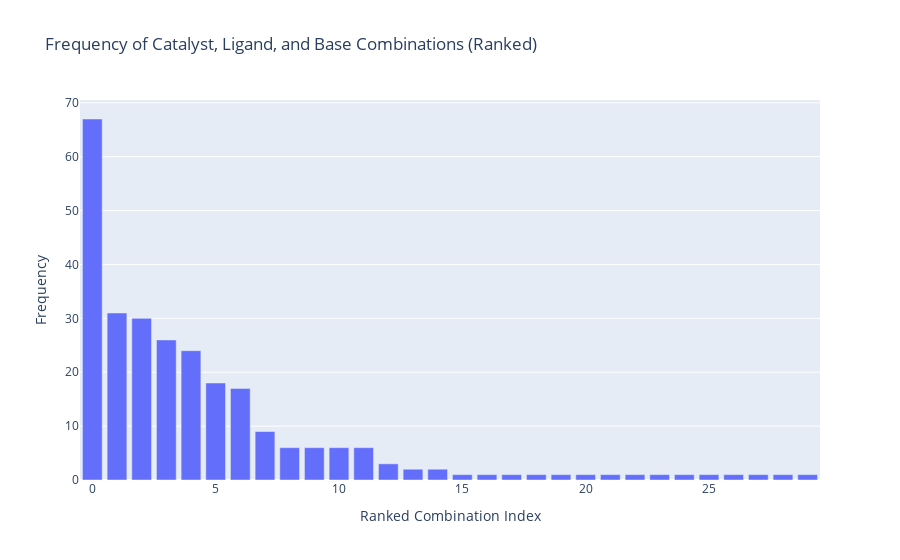

Notebook source saved alongside this figure:
### Code cell
import pandas as pd
import plotly.express as px

# Load the cleaned data
file_path = '../final_cleaned_Reaxys_data.xlsx'
data = pd.read_excel(file_path)

# Fill NaN values with 'None' to ensure combinations with missing values are counted
data = data.fillna('None')

# Count the frequency of each unique combination of Catalyst, Ligand, and Base
combination_counts = data.groupby(['Catalyst', 'Ligand', 'Base']).size().reset_index(name='Frequency')

# Sort combinations by frequency in descending order
combination_counts = combination_counts.sort_values(by='Frequency', ascending=False).reset_index(drop=True)

# Create a hover text with details of each combination
combination_counts['Hover Text'] = (
    'Catalyst: ' + combination_counts['Catalyst'] +
    '<br>Ligand: ' + combination_counts['Ligand'] +
    '<br>Base: ' + combination_counts['Base'] +
    '<br>Frequency: ' + combination_counts['Frequency'].astype(str)
)

# Plot an interactive histogram
fig = px.bar(
    combination_counts,
    x=combination_counts.index,  # Ranked combinations by frequency
    y='Frequency',
    hover_data={'Hover Text': True, 'Frequency': False},
    labels={'x': 'Ranked Combination Index', 'Frequency': 'Frequency'},
    title='Frequency of Catalyst, Ligand, and Base Combinations (Ranked)'
)

# Customize hover text to display combination details
fig.update_traces(hovertemplate='%{customdata[0]}')

# Customize layout
fig.update_layout(
    xaxis_title='Ranked Combination Index',
    yaxis_title='Frequency',
    hoverlabel=dict(bgcolor="white", font_size=12, font_family="Arial")
)

# Show the plot
fig.show()

### Figure 1 — Plotly figure (JSON) as saved in the notebook; plotly's stock layout.template omitted (floating-point values rounded to 4 significant figures)
{"data": [{"alignmentgroup": "True", "customdata": [["Catalyst: tetrakis(triphenylphosphine) palladium(0)<br>Ligand: None<br>Base: potassium carbonate<br>Frequency: 67"], ["Catalyst: Pd-BNP<br>Ligand: None<br>Base: triethylamine<br>Frequency: 31"], ["Catalyst: bis(dibenzylideneacetone)-palladium(0)<br>Ligand: (R)-4-(dimethylamino)-2,6- dimethyldinaphtho[2,1-d:1',2'f][1,3,2]-dioxaphosphepine<br>Base: potassium carbonate<br>Frequency: 30"], ["Catalyst: palladium diacetate<br>Ligand: triphenylphosphine<br>Base: potassium carbonate<br>Frequency: 26"], ["Catalyst: tris-(dibenzylideneacetone)dipalladium(0)<br>Ligand: trifuran-2-yl-phosphane<br>Base: lithium tert-butoxide<br>Frequency: 24"], ["Catalyst: None<br>Ligand: None<br>Base: lithium tert-butoxide<br>Frequency: 18"], ["Catalyst: tetrakis(triphenylphosphine) palladium(0)<br>Ligand: None<br>Base: caesium carbonate<br>Frequency: 17"], ["Catalyst: bis(dibenzylideneacetone)-palladium(0)<br>Ligand: dicyclohexyl-(2',6'-dimethoxybiphenyl-2-yl)-phosphane<br>Base: lithium tert-butoxide<br>Frequency: 9"], ["Catalyst: None<br>Ligand: None<br>Base: None<br>Frequency: 6"], ["Catalyst: None<br>Ligand: None<br>Base: potassium carbonate<br>Frequency: 6"], ["Catalyst: bis(dibenzylideneacetone)-palladium(0)<br>Ligand: ruphos<br>Base: lithium tert-butoxide<br>Frequency: 6"], ["Catalyst: tris-(dibenzylideneacetone)dipalladium(0)<br>Ligand: XPhos<br>Base: lithium tert-butoxide<br>Frequency: 6"], ["Catalyst: tris(dibenzylideneacetone)dipalladium(0) chloroform complex<br>Ligand: triphenylphosphine<br>Base: lithium tert-butoxide<br>Frequency: 3"], ["Catalyst: tris-(dibenzylideneacetone)dipalladium(0)<br>Ligand: dicyclohexyl-(2',6'-dimethoxybiphenyl-2-yl)-phosphane<br>Base: potassium carbonate<br>Frequency: 2"], ["Catalyst: bis-triphenylphosphine-palladium(II) chloride<br>Ligand: None<br>Base: triethylamine<br>Frequency: 2"], ["Catalyst: tris-(dibenzylideneacetone)dipalladium(0)<br>Ligand: bis[2-(diphenylphosphino)phenyl] ether<br>Base: caesium carbonate<br>Frequency: 1"], ["Catalyst: tris(dibenzylideneacetone)dipalladium(0) chloroform complex<br>Ligand: tris[3,4-bis-(trifluoromethyl)phenyl]phosphine<br>Base: potassium carbonate<br>Frequency: 1"], ["Catalyst: palladium diacetate<br>Ligand: tricyclohexylphosphine tetrafluoroborate<br>Base: caesium carbonate<br>Frequency: 1"], ["Catalyst: palladium diacetate<br>Ligand: triphenylphosphine<br>Base: lithium tert-butoxide<br>Frequency: 1"], ["Catalyst: None<br>Ligand: C55H47F3NOPS<br>Base: lithium tert-butoxide<br>Frequency: 1"], ["Catalyst: palladium diacetate<br>Ligand: XPhos<br>Base: None<br>Frequency: 1"], ["Catalyst: palladium diacetate<br>Ligand: 4-(N,N-Dimethylamino)triphenylphosphine<br>Base: sodium hydride<br>Frequency: 1"], ["Catalyst: palladium diacetate<br>Ligand: 1,1'-bis-(diphenylphosphino)ferrocene<br>Base: potassium carbonate<br>Frequency: 1"], ["Catalyst: dichloro bis(acetonitrile) palladium(II)<br>Ligand: P(p-C6H4F)3<br>Base: sodium hydride<br>Frequency: 1"], ["Catalyst: di-μ-chlorobis[2-[(dimethylamino)methyl]phenyl-C,N]dipalladium(II)<br>Ligand: (R)-N-((R)-(3,5-di(naphthalen-2-yl)phenyl)(2-(diphenylphosphanyl)-5-(trifluoromethyl)phenyl)methyl)-N,2-dimethylpropane-2-sulfinamide<br>Base: lithium tert-butoxide<br>Frequency: 1"], ["Catalyst: bis-triphenylphosphine-palladium(II) chloride<br>Ligand: None<br>Base: lithium tert-butoxide<br>Frequency: 1"], ["Catalyst: bis(η3-allyl-μ-chloropalladium(II))<br>Ligand: triphenylphosphine<br>Base: tert.-butyl lithium<br>Frequency: 1"], ["Catalyst: bis(η3-allyl-μ-chloropalladium(II))<br>Ligand: 1,4-di(diphenylphosphino)-butane<br>Base: potassium carbonate<br>Frequency: 1"], ["Catalyst: None<br>Ligand: None<br>Base: sodium hydroxide<br>Frequency: 1"], ["Catalyst: palladium (II) chloride<br>Ligand: 4-(dimethylamino)phenyldiphenylphosphine<br>Base: caesium carbonate<br>Frequency: 1"]], "hovertemplate": "%{customdata[0]}", "legendgroup": "", "marker": {"color": "#636efa", "pattern": {"shape": ""}}, "name": "", "offsetgroup": "", "orientation": "v", "showlegend": false, "textposition": "auto", "type": "bar", "x": [0, 1, 2, 3, 4, 5, 6, 7, 8, 9, 10, 11, 12, 13, 14, 15, 16, 17, 18, 19, 20, 21, 22, 23, 24, 25, 26, 27, 28, 29], "xaxis": "x", "y": [67, 31, 30, 26, 24, 18, 17, 9, 6, 6, 6, 6, 3, 2, 2, 1, 1, 1, 1, 1, 1, 1, 1, 1, 1, 1, 1, 1, 1, 1], "yaxis": "y"}], "layout": {"barmode": "relative", "hoverlabel": {"bgcolor": "white", "font": {"family": "Arial", "size": 12}}, "legend": {"tracegroupgap": 0}, "title": {"text": "Frequency of Catalyst, Ligand, and Base Combinations (Ranked)"}, "xaxis": {"anchor": "y", "domain": [0, 1], "title": {"text": "Ranked Combination Index"}}, "yaxis": {"anchor": "x", "domain": [0, 1], "title": {"text": "Frequency"}}}}
